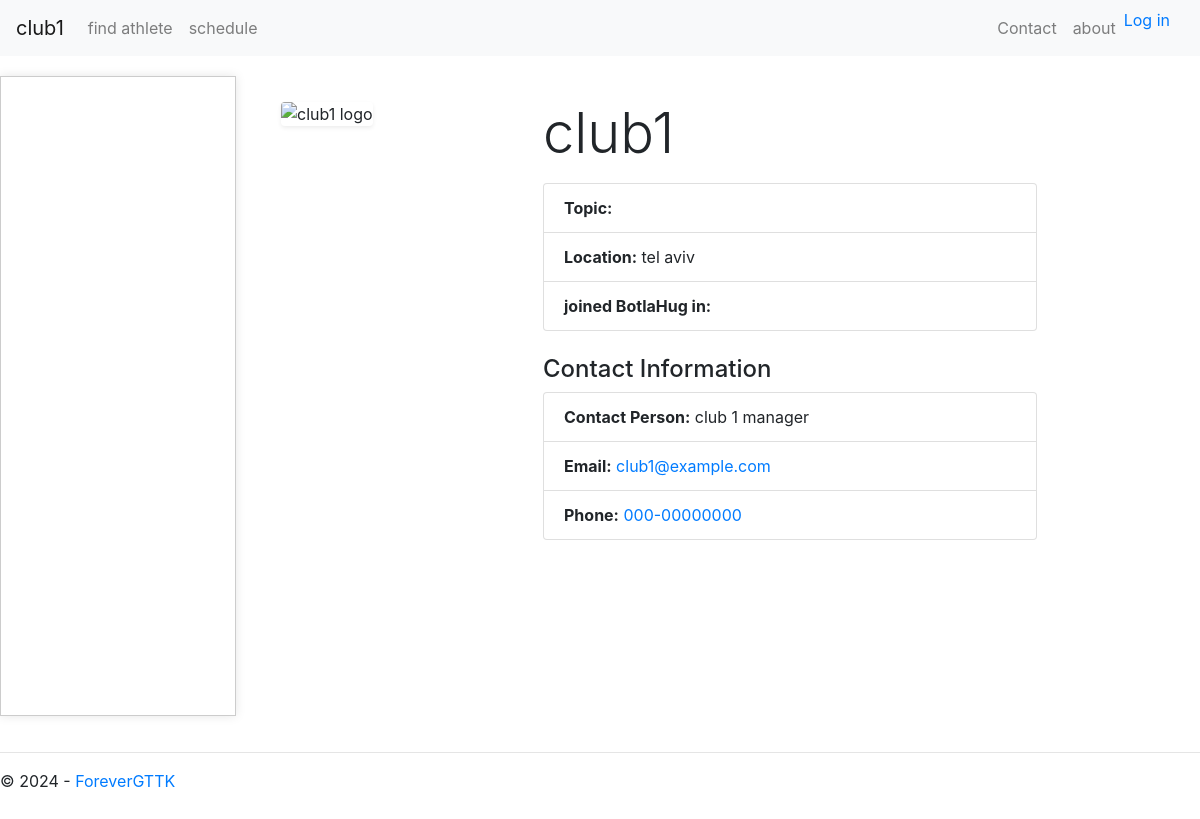
/club/club1/contact/, run on the app's committed database.
### app/models.py (models this page shows, shortened)
class BaseModel(models.Model):
    ID = models.UUIDField(default=uuid.uuid4, editable=False, unique=True, primary_key=True)
    created_by = models.ForeignKey(User, on_delete=models.SET_NULL, null=True)
    created_at = models.DateTimeField(auto_now_add=True, editable=False)
    last_updated = models.DateTimeField(auto_now=True)
    description = models.TextField(null=True, blank=True)
    class Meta:
        abstract = True

class Clubs(BaseModel):
    name = models.CharField(max_length=255, unique=True)
    topic = models.ForeignKey(Topics, on_delete=models.CASCADE, null=True, related_name='clubs')
    location = models.CharField(max_length=255, null=True, blank=True)
    web_name = models.CharField(max_length=100, unique=True)
    contact_email = models.EmailField(null=True, blank=True)
    contact_phone = models.CharField(max_length=15, null=True, blank=True)
    contact_person = models.CharField(max_length=255, null=True, blank=True)
    class Meta:
        permissions = [
            ("view_club", "Can view club details"),
            ("manage_club", "Can manage club details"),
            ("manage_club_design", "Can edit club design"),
            ("manage_club_articles", "Can manage articles for the club"),
        ]
    def get_club(self):
        image = get_object_or_404(Images, club=self.ID, page='home', name='logo')
        return {
            'ID': str(self.ID),
            'name': self.name,
            'location': self.location,
            'photo': image.image,
            'contact_email': self.contact_email,
            'contact_phone': self.contact_phone,
            'contact_person': self.contact_person,
        }

### BotLaHug/views.py (the view)
# urls.py: path('club/<str:club_name>/contact/', clubViews.contact, name='club_contact'),
def contact(request,club_name):
    club =  get_object_or_404(models.Clubs,web_name=club_name)
    details = club.get_club()
    assert isinstance(request, HttpRequest)
    return page_render(
        request,
        'BotLaHug/client_pages/contact.html',
        details,
        club_name=club_name
    )

### BotLaHug/views.py (called while the page is built)
def page_render(request, page_address, context, club_name):
    context['easterEgg'] = datetime.now().minute % 2 == 0
    app_name = re.split(r'_|(?=[A-Z])', os.path.splitext(os.path.basename(page_address))[0])
    title = ' '.join(word.capitalize() if context['easterEgg'] else word.lower() for word in app_name)
    context.update(
        {
            'name': club_name,
            'title': title,
            'year': datetime.now().year,
        }
    )
    return render(request, page_address, context)

### BotLaHug/templates/BotLaHug/client_pages/contact.html (shortened to what this page needs)
{% extends "BotLaHug/layout.html" %}
{% block content %}
<div class="container mt-4">
    <div class="row">
        <div class="col-md-4">
            <img src="../../../{{ photo.image }}" alt="{{ name }} logo" class="img-fluid rounded shadow-sm">
        </div>
        <div class="col-md-8">
            <h1 class="display-4">{{ name }}</h1>
            <ul class="list-group mb-4">
                <li class="list-group-item"><strong>Topic:</strong> {{ topic }}</li>
                <li class="list-group-item"><strong>Location:</strong> {{ location }}</li>
                <li class="list-group-item"><strong>joined BotlaHug in:</strong> {{ created_at }}</li>
            </ul>
            <h4>Contact Information</h4>
            <ul class="list-group">
                {% if contact_person %}
                <li class="list-group-item"><strong>Contact Person:</strong> {{ contact_person }}</li>
                {% endif %}
                {% if contact_email %}
                <li class="list-group-item"><strong>Email:</strong> <a href="mailto:{{ contact_email }}">{{ contact_email }}</a></li>
                {% endif %}
                {% if contact_phone %}
                <li class="list-group-item"><strong>Phone:</strong> <a href="tel:{{ contact_phone }}">{{ contact_phone }}</a></li>
                {% endif %}
            </ul>
        </div>
    </div>
</div>
{% endblock %}

### BotLaHug/templates/BotLaHug/layout.html (shortened to what this page needs)
<!DOCTYPE html>
<html>
<head>
    {% load static %}
    <link href="https://stackpath.bootstrapcdn.com/bootstrap/4.5.2/css/bootstrap.min.css" rel="stylesheet">
</head>
<body class="bud">
    <nav class="navbar navbar-expand-lg navbar-light bg-light fixed-top">
        {% if user.is_authenticated %}
        <a class="navbar-brand" href="/club/{{name}}/">{{name}} BotlaHug בוטלחוג</a>
        {% else %}
        <a class="navbar-brand" href="/club/{{name}}/"> {{name}}  </a>
        {% endif %}
        <div class="collapse navbar-collapse" id="navbarNav">
            {% include 'BotLaHug/loggedelements.html' %}
            <ul class="navbar-nav ml-auto" style="margin-inline:14px;">
                <li class="nav-item">
                    <a class="nav-link" href="/club/{{name}}/contact/">Contact</a>
                </li>
                <li class="nav-item">
                    <a class="nav-link" href="/club/{{name}}/about/">about</a>
                </li>
                {% include 'BotLaHug/loginpartial.html' %}
            </ul>
        </div>
    </nav>
    <div class="sidebar-container">
        <div class="centered-div">
        </div>
        <div class=" body-content">
            {% block content %}{% endblock %}
        </div>
        <div>
        </div>
    </div>
    <footer>
        <hr />
        <p>&copy; {{ year }} - <a href="{% url 'contact' %}">ForeverGTTK</a></p>
    </footer>
</body>
</html>

### BotLaHug/templates/BotLaHug/layout.html (style rules this page uses)
.bud { min-height: 100vh; margin: 0; padding: 0; overflow-y: hidden; }
.sidebar-container { display: grid; grid-template-columns: 2fr 7fr 1fr; column-gap: 10px; margin-top: 56px; overflow-y: hidden; }
.centered-div { padding: 20px; background-color: #fff; border: 1px solid #ccc; box-sizing: border-box; margin-top: 20px; height: 80vh; margin-bottom: 20px; box-shadow: 0px 0px 10px rgba(0, 0, 0, 0.1); }
.body-content { height: 80vh; padding: 20px; box-sizing: border-box; overflow-y: scroll; }

### data on the page
Clubs: web_name "club1", location "tel aviv", contact_person "club 1 manager", contact_email "club1@example.com", contact_phone "000-00000000"
